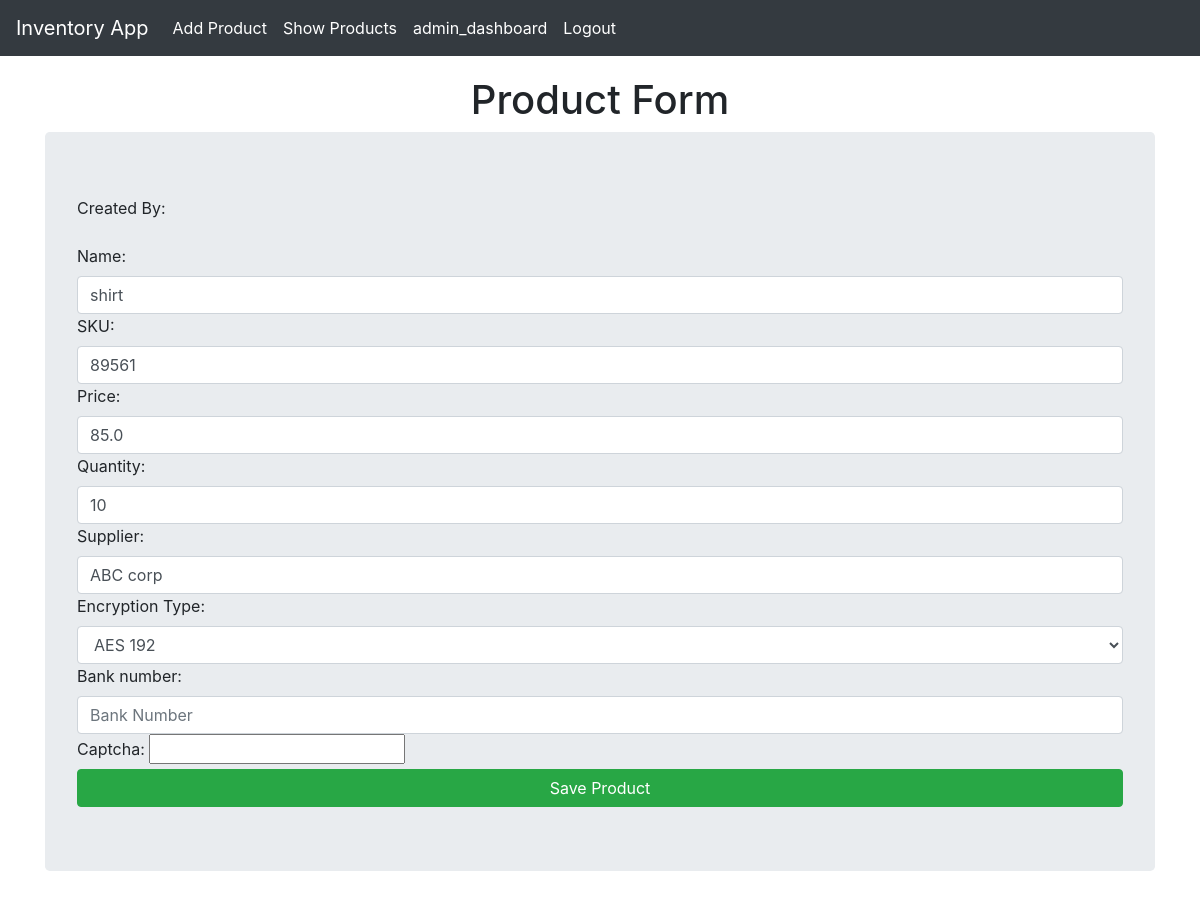
Screenshot of /update/8/ (signed in) with the database file from the repository.
### Core/models.py (models this page shows, shortened)
class Product(models.Model):
    ENCRYPTION_CHOICES = [
        ('fernet', 'Fernet'),
        ('caesar', 'Caesar'),
        ('aes192', 'AES 192'),
        ('aes128', 'AES 128'),
        ('aes256', 'AES 256'),
    ]
    product_id = models.AutoField(primary_key=True)
    name = models.CharField(max_length=100)
    sku = models.CharField(max_length=50, unique = True)
    price = models.FloatField()
    quantity = models.IntegerField()
    supplier = models.CharField(max_length=100)
    bank_number = models.BinaryField()
    created_by = models.ForeignKey(User, on_delete=models.SET_NULL, null=True, blank=True)
    encryption_type = models.CharField(
        max_length=10,
        choices=ENCRYPTION_CHOICES,
        default='fernet'
    )
    class Meta:
        permissions = [
            ("can_create_product", "Can create product"),
            ("can_update_product", "Can update product"),
            ("can_delete_product", "Can delete product"),
            ('can_view_product', 'Can view product'),
            ("can_view_own_products", "Can view own products"),
            ("can_view_all_products", "Can view all products"),
            ("can_view_product_keys", "Can view and update encryption keys"),
        ]
    def display_encrypted_bank_number(self):
        if self.bank_number:
            return self.bank_number.hex()  # Or use Base64 for cleaner output.

### Core/views.py (the view, shortened to what this page needs)
# urls.py: path('update/<int:product_id>/', views.product_update_view, name="product_update"),
def product_update_view(request, product_id):
    if not request.user.has_perm('Core.can_update_product'):
        return access_denied(request)
    logger.info(f"Accessed product update view for product_id: {product_id}.")
    product = Product.objects.get(product_id=product_id)
    form = ProductForm(instance=product)
    if product.bank_number:
        decrypted_bank_number = product.display_encrypted_bank_number()
        form.fields['bank_number'].initial = decrypted_bank_number
        logger.debug(f"Decrypted bank number for product_id: {product_id}.")
    return render(request, 'invapp/product_form.html', {'form': form})

### templates/invapp/product_form.html (shortened to what this page needs)
{% extends "invapp/layout.html" %}
{% block content %}
<h1 class="text-center">Product Form</h1>
<form method="POST" class="jumbotron">
    <div class="form-group">
        <label for="created_by">Created By:</label>
    </div>
    {{form}}
    <button class="btn btn-success btn-block" type="submit">Save Product</button>
</form>
{% endblock %}

### templates/invapp/layout.html (style rules this page uses)
body { padding-top: 56px; }

### rows the page displays
Product: name "shirt", sku "89561", price "85.0", quantity "10", supplier "ABC corp", encryption_type "AES 192"
